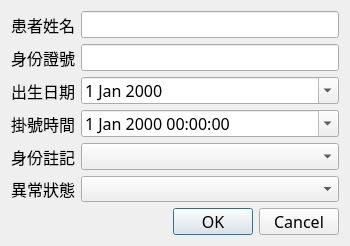
<?xml version="1.0" encoding="UTF-8"?>
<ui version="4.0">
 <class>dlg_tk_abn</class>
 <widget class="QDialog" name="dlg_tk_abn">
  <property name="geometry">
   <rect>
    <x>0</x>
    <y>0</y>
    <width>350</width>
    <height>246</height>
   </rect>
  </property>
  <property name="minimumSize">
   <size>
    <width>350</width>
    <height>246</height>
   </size>
  </property>
  <property name="maximumSize">
   <size>
    <width>350</width>
    <height>247</height>
   </size>
  </property>
  <property name="font">
   <font>
    <family>Microsoft JhengHei</family>
    <pointsize>12</pointsize>
    <weight>9</weight>
    <italic>false</italic>
    <bold>false</bold>
   </font>
  </property>
  <property name="windowTitle">
   <string>異常掛號：請輸入患者資料</string>
  </property>
  <property name="windowIcon">
   <iconset resource="../res/mycis.qrc">
    <normaloff>:/res/img/receptionist.png</normaloff>:/res/img/receptionist.png</iconset>
  </property>
  <property name="styleSheet">
   <string notr="true">font: 75 12pt &quot;Microsoft JhengHei&quot;;</string>
  </property>
  <layout class="QFormLayout" name="formLayout">
   <item row="0" column="0">
    <widget class="QLabel" name="label">
     <property name="font">
      <font>
       <family>Microsoft JhengHei</family>
       <pointsize>12</pointsize>
       <weight>9</weight>
       <italic>false</italic>
       <bold>false</bold>
      </font>
     </property>
     <property name="text">
      <string>患者姓名</string>
     </property>
     <property name="buddy">
      <cstring>led_name</cstring>
     </property>
    </widget>
   </item>
   <item row="0" column="1">
    <widget class="QLineEdit" name="led_name">
     <property name="font">
      <font>
       <family>Microsoft JhengHei</family>
       <pointsize>12</pointsize>
       <weight>9</weight>
       <italic>false</italic>
       <bold>false</bold>
      </font>
     </property>
    </widget>
   </item>
   <item row="1" column="0">
    <widget class="QLabel" name="label_2">
     <property name="font">
      <font>
       <family>Microsoft JhengHei</family>
       <pointsize>12</pointsize>
       <weight>9</weight>
       <italic>false</italic>
       <bold>false</bold>
      </font>
     </property>
     <property name="text">
      <string>身份證號</string>
     </property>
     <property name="buddy">
      <cstring>led_pid</cstring>
     </property>
    </widget>
   </item>
   <item row="1" column="1">
    <widget class="QLineEdit" name="led_pid">
     <property name="font">
      <font>
       <family>Microsoft JhengHei</family>
       <pointsize>12</pointsize>
       <weight>9</weight>
       <italic>false</italic>
       <bold>false</bold>
      </font>
     </property>
    </widget>
   </item>
   <item row="2" column="0">
    <widget class="QLabel" name="label_3">
     <property name="font">
      <font>
       <family>Microsoft JhengHei</family>
       <pointsize>12</pointsize>
       <weight>9</weight>
       <italic>false</italic>
       <bold>false</bold>
      </font>
     </property>
     <property name="text">
      <string>出生日期</string>
     </property>
     <property name="buddy">
      <cstring>ded_birth</cstring>
     </property>
    </widget>
   </item>
   <item row="2" column="1">
    <widget class="QDateEdit" name="ded_birth">
     <property name="font">
      <font>
       <family>Microsoft JhengHei</family>
       <pointsize>12</pointsize>
       <weight>9</weight>
       <italic>false</italic>
       <bold>false</bold>
      </font>
     </property>
     <property name="dateTime">
      <datetime>
       <hour>0</hour>
       <minute>0</minute>
       <second>0</second>
       <year>2000</year>
       <month>1</month>
       <day>1</day>
      </datetime>
     </property>
     <property name="minimumDate">
      <date>
       <year>1752</year>
       <month>10</month>
       <day>14</day>
      </date>
     </property>
     <property name="calendarPopup">
      <bool>true</bool>
     </property>
    </widget>
   </item>
   <item row="5" column="1">
    <widget class="QComboBox" name="cbo_abn">
     <property name="font">
      <font>
       <family>Microsoft JhengHei</family>
       <pointsize>12</pointsize>
       <weight>9</weight>
       <italic>false</italic>
       <bold>false</bold>
      </font>
     </property>
    </widget>
   </item>
   <item row="8" column="1">
    <widget class="QDialogButtonBox" name="bnb">
     <property name="font">
      <font>
       <family>Microsoft JhengHei</family>
       <pointsize>12</pointsize>
       <weight>9</weight>
       <italic>false</italic>
       <bold>false</bold>
      </font>
     </property>
     <property name="styleSheet">
      <string notr="true"/>
     </property>
     <property name="orientation">
      <enum>Qt::Horizontal</enum>
     </property>
     <property name="standardButtons">
      <set>QDialogButtonBox::Cancel|QDialogButtonBox::Ok</set>
     </property>
    </widget>
   </item>
   <item row="3" column="0">
    <widget class="QLabel" name="label_6">
     <property name="font">
      <font>
       <family>Microsoft JhengHei</family>
       <pointsize>12</pointsize>
       <weight>9</weight>
       <italic>false</italic>
       <bold>false</bold>
      </font>
     </property>
     <property name="text">
      <string>掛號時間</string>
     </property>
     <property name="buddy">
      <cstring>ded_birth</cstring>
     </property>
    </widget>
   </item>
   <item row="3" column="1">
    <widget class="QDateTimeEdit" name="dted_tk">
     <property name="calendarPopup">
      <bool>true</bool>
     </property>
    </widget>
   </item>
   <item row="4" column="0">
    <widget class="QLabel" name="label_5">
     <property name="font">
      <font>
       <family>Microsoft JhengHei</family>
       <pointsize>12</pointsize>
       <weight>9</weight>
       <italic>false</italic>
       <bold>false</bold>
      </font>
     </property>
     <property name="text">
      <string>身份註記</string>
     </property>
     <property name="buddy">
      <cstring>cbo_state</cstring>
     </property>
    </widget>
   </item>
   <item row="4" column="1">
    <widget class="QComboBox" name="cbo_state">
     <property name="font">
      <font>
       <family>Microsoft JhengHei</family>
       <pointsize>12</pointsize>
       <weight>9</weight>
       <italic>false</italic>
       <bold>false</bold>
      </font>
     </property>
    </widget>
   </item>
   <item row="5" column="0">
    <widget class="QLabel" name="label_4">
     <property name="font">
      <font>
       <family>Microsoft JhengHei</family>
       <pointsize>12</pointsize>
       <weight>9</weight>
       <italic>false</italic>
       <bold>false</bold>
      </font>
     </property>
     <property name="text">
      <string>異常狀態</string>
     </property>
     <property name="buddy">
      <cstring>cbo_abn</cstring>
     </property>
    </widget>
   </item>
  </layout>
 </widget>
 <resources>
  <include location="../res/mycis.qrc"/>
 </resources>
 <connections>
  <connection>
   <sender>bnb</sender>
   <signal>accepted()</signal>
   <receiver>dlg_tk_abn</receiver>
   <slot>accept()</slot>
   <hints>
    <hint type="sourcelabel">
     <x>248</x>
     <y>254</y>
    </hint>
    <hint type="destinationlabel">
     <x>157</x>
     <y>274</y>
    </hint>
   </hints>
  </connection>
  <connection>
   <sender>bnb</sender>
   <signal>rejected()</signal>
   <receiver>dlg_tk_abn</receiver>
   <slot>reject()</slot>
   <hints>
    <hint type="sourcelabel">
     <x>316</x>
     <y>260</y>
    </hint>
    <hint type="destinationlabel">
     <x>286</x>
     <y>274</y>
    </hint>
   </hints>
  </connection>
 </connections>
</ui>
